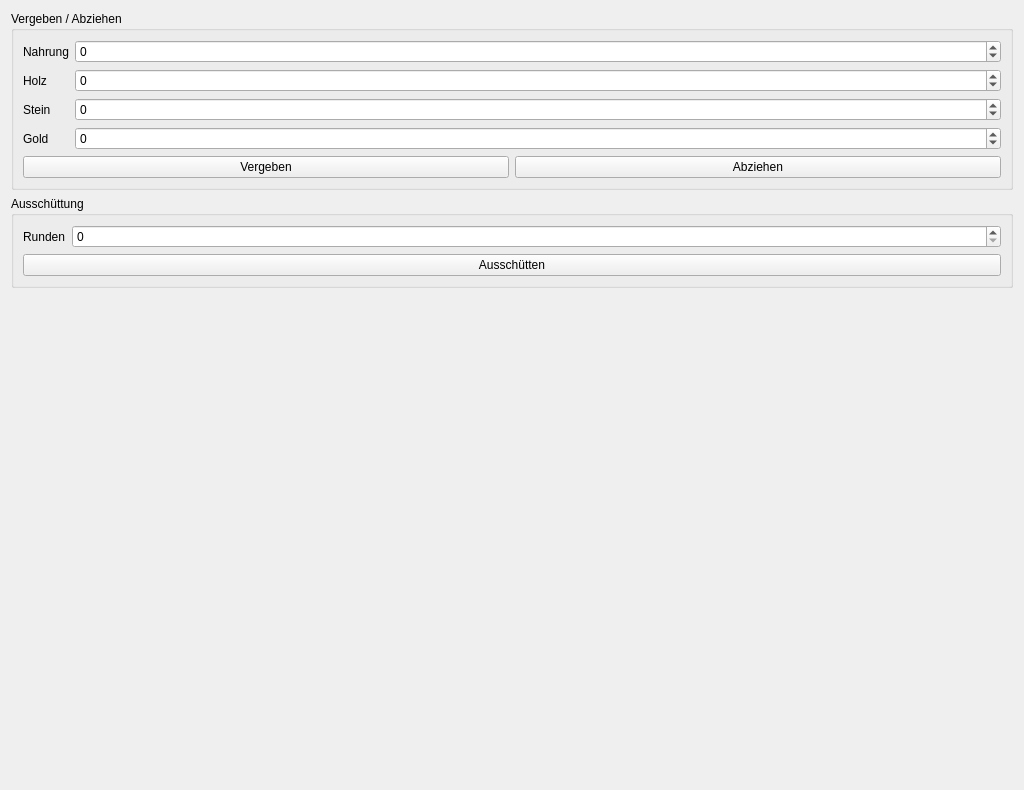
              <widget class="QWidget" name="scrollAreaWidgetContents_5">
               <property name="geometry">
                <rect>
                 <x>0</x>
                 <y>0</y>
                 <width>1024</width>
                 <height>790</height>
                </rect>
               </property>
               <layout class="QVBoxLayout" name="verticalLayout_26">
                <item>
                 <widget class="QGroupBox" name="groupBox_7">
                  <property name="title">
                   <string>Vergeben / Abziehen</string>
                  </property>
                  <layout class="QVBoxLayout" name="verticalLayout_27">
                   <item>
                    <layout class="QFormLayout" name="formLayout_7">
                     <item row="0" column="0">
                      <widget class="QLabel" name="label_71">
                       <property name="text">
                        <string>Nahrung</string>
                       </property>
                      </widget>
                     </item>
                     <item row="1" column="0">
                      <widget class="QLabel" name="label_72">
                       <property name="text">
                        <string>Holz</string>
                       </property>
                      </widget>
                     </item>
                     <item row="2" column="0">
                      <widget class="QLabel" name="label_73">
                       <property name="text">
                        <string>Stein</string>
                       </property>
                      </widget>
                     </item>
                     <item row="3" column="0">
                      <widget class="QLabel" name="label_74">
                       <property name="text">
                        <string>Gold</string>
                       </property>
                      </widget>
                     </item>
                     <item row="0" column="1">
                      <widget class="QSpinBox" name="food_add_sub_spinBox">
                       <property name="minimum">
                        <number>-1000000</number>
                       </property>
                       <property name="maximum">
                        <number>1000000</number>
                       </property>
                      </widget>
                     </item>
                     <item row="1" column="1">
                      <widget class="QSpinBox" name="wood_add_sub_spinBox">
                       <property name="minimum">
                        <number>-1000000</number>
                       </property>
                       <property name="maximum">
                        <number>1000000</number>
                       </property>
                      </widget>
                     </item>
                     <item row="2" column="1">
                      <widget class="QSpinBox" name="stone_add_sub_spinBox">
                       <property name="minimum">
                        <number>-1000000</number>
                       </property>
                       <property name="maximum">
                        <number>1000000</number>
                       </property>
                      </widget>
                     </item>
                     <item row="3" column="1">
                      <widget class="QSpinBox" name="gold_add_sub_spinBox">
                       <property name="minimum">
                        <number>-1000000</number>
                       </property>
                       <property name="maximum">
                        <number>1000000</number>
                       </property>
                      </widget>
                     </item>
                    </layout>
                   </item>
                   <item>
                    <layout class="QHBoxLayout" name="horizontalLayout_2">
                     <item>
                      <widget class="QPushButton" name="ressources_add_btn">
                       <property name="text">
                        <string>Vergeben</string>
                       </property>
                      </widget>
                     </item>
                     <item>
                      <widget class="QPushButton" name="ressources_sub_btn">
                       <property name="text">
                        <string>Abziehen</string>
                       </property>
                      </widget>
                     </item>
                    </layout>
                   </item>
                  </layout>
                 </widget>
                </item>
                <item>
                 <widget class="QGroupBox" name="groupBox_8">
                  <property name="title">
                   <string>Ausschüttung</string>
                  </property>
                  <layout class="QVBoxLayout" name="verticalLayout_28">
                   <item>
                    <layout class="QFormLayout" name="formLayout_8">
                     <item row="0" column="0">
                      <widget class="QLabel" name="label_75">
                       <property name="text">
                        <string>Runden</string>
                       </property>
                      </widget>
                     </item>
                     <item row="0" column="1">
                      <widget class="QSpinBox" name="ressources_dividends_spinBox"/>
                     </item>
                    </layout>
                   </item>
                   <item>
                    <widget class="QPushButton" name="ressources_dividends_btn">
                     <property name="text">
                      <string>Ausschütten</string>
                     </property>
                    </widget>
                   </item>
                  </layout>
                 </widget>
                </item>
                <item>
                 <spacer name="verticalSpacer_6">
                  <property name="orientation">
                   <enum>Qt::Vertical</enum>
                  </property>
                  <property name="sizeHint" stdset="0">
                   <size>
                    <width>20</width>
                    <height>40</height>
                   </size>
                  </property>
                 </spacer>
                </item>
               </layout>
              </widget>
